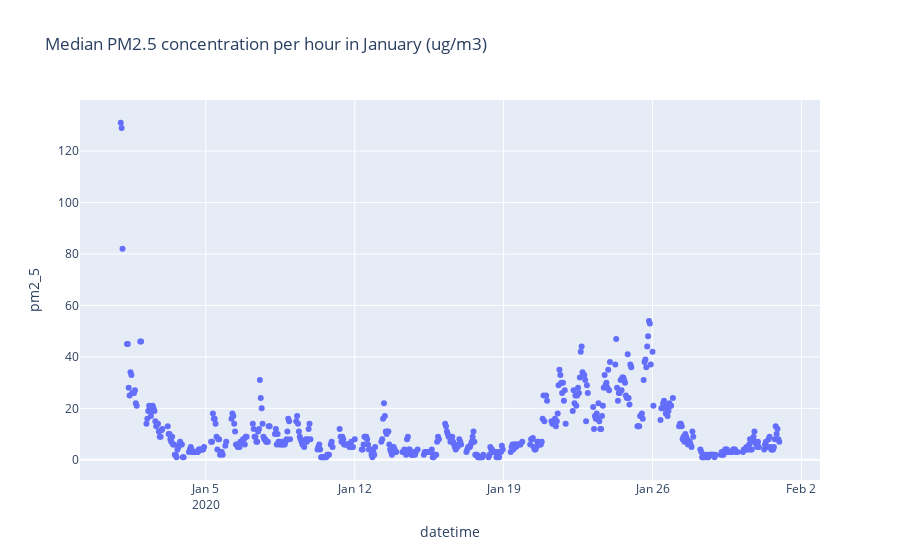

Write notebook code for a chart like this one.
### Code cell
gdf['hour'] = gdf['recording_time'].dt.hour

mean_pm25_date = gdf[["date", "hour", "pm2_5"]].groupby(["date", "hour"]).median().reset_index()

mean_pm25_date["datetime"] = pd.to_datetime(mean_pm25_date["date"]) + mean_pm25_date["hour"].astype('timedelta64[h]')



fig = px.scatter(mean_pm25_date, x="datetime", y='pm2_5', title='Median PM2.5 concentration per hour in January (ug/m3)')
fig.show()

### Figure 1 — Plotly figure (JSON) as saved in the notebook; plotly's stock layout.template omitted (floating-point values rounded to 4 significant figures; data arrays with more than 128 entries replaced by an {"elided": "..."} marker saying what was removed)
{"data": [{"hovertemplate": "datetime=%{x}<br>pm2_5=%{y}<extra></extra>", "legendgroup": "", "marker": {"color": "#636efa", "symbol": "circle"}, "mode": "markers", "name": "", "orientation": "v", "showlegend": false, "type": "scatter", "x": {"elided": "550 str values"}, "xaxis": "x", "y": {"elided": "550 float values"}, "yaxis": "y"}], "layout": {"legend": {"tracegroupgap": 0}, "title": {"text": "Median PM2.5 concentration per hour in January (ug/m3)"}, "xaxis": {"anchor": "y", "domain": [0, 1], "title": {"text": "datetime"}}, "yaxis": {"anchor": "x", "domain": [0, 1], "title": {"text": "pm2_5"}}}}
